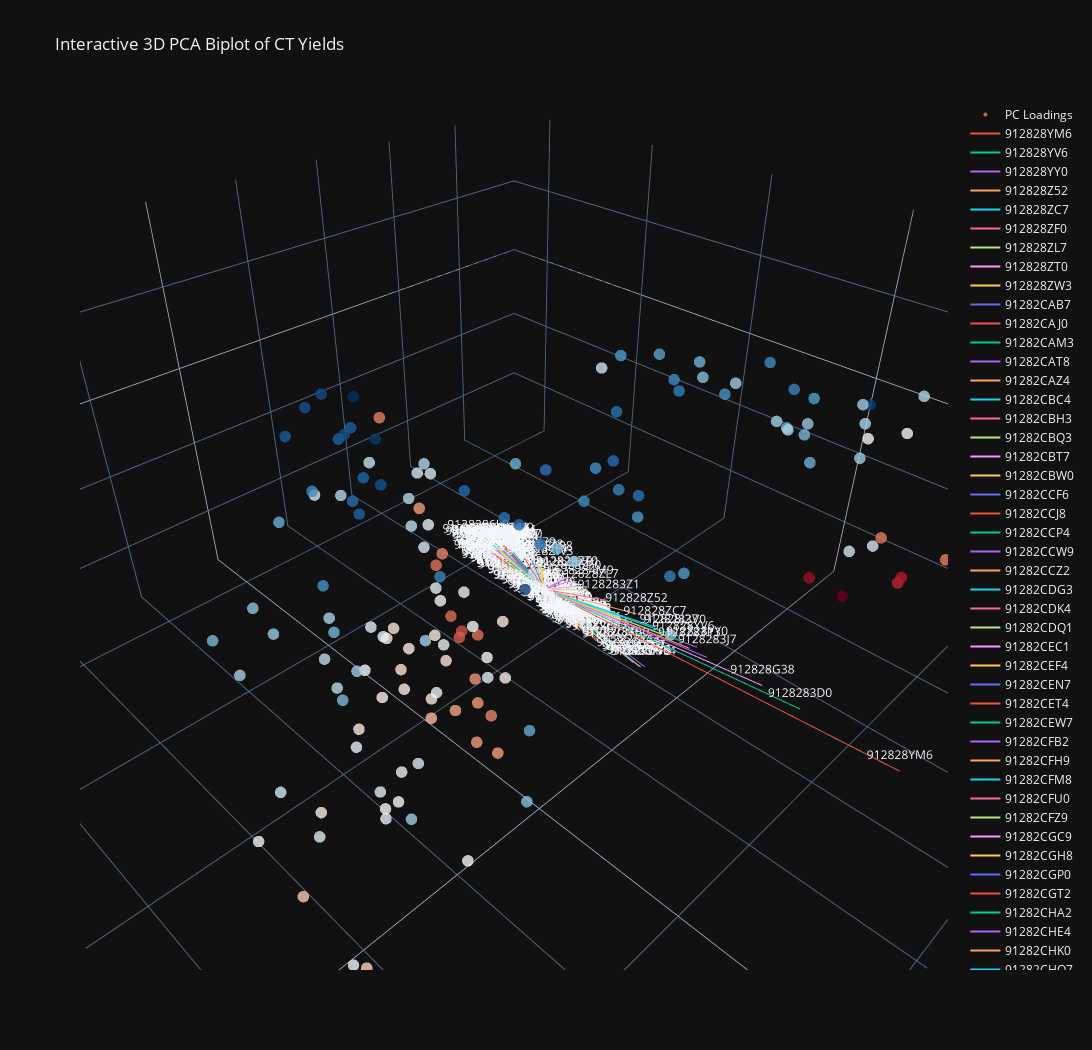

Source (notebook cell):
### Code cell
pc3_ct_df = run_pca_yield_curve(
    df=cusips_ts_df.set_index("Date"),
    is_cusips=True,
    n_components=3,
    # run_on_diff=True,
    show_cumul_ex_var=True,
    show_eigenvectors=True,
    show_pc_scores_timeseries=True,
    show_reconstructed=True,
    show_3d_plot=True
)

### Figure 1 — Plotly figure (JSON) as saved in the notebook; plotly's stock layout.template omitted (floating-point values rounded to 4 significant figures; data arrays with more than 128 entries replaced by an {"elided": "..."} marker saying what was removed)
{"data": [{"hoverinfo": "text", "marker": {"color": {"elided": "166 float values"}, "colorscale": [[0, "rgb(103,0,31)"], [0.1, "rgb(178,24,43)"], [0.2, "rgb(214,96,77)"], [0.3, "rgb(244,165,130)"], [0.4, "rgb(253,219,199)"], [0.5, "rgb(247,247,247)"], [0.6, "rgb(209,229,240)"], [0.7, "rgb(146,197,222)"], [0.8, "rgb(67,147,195)"], [0.9, "rgb(33,102,172)"], [1, "rgb(5,48,97)"]], "opacity": 0.8, "size": 4}, "mode": "markers", "name": "PC Loadings", "text": {"elided": "166 str values"}, "type": "scatter3d", "x": {"elided": "166 float values"}, "y": {"elided": "166 float values"}, "z": {"elided": "166 float values"}}, {"hoverinfo": "text", "mode": "lines+text", "name": "912828YM6", "text": ["", "912828YM6"], "textposition": "top center", "type": "scatter3d", "x": [0, 0.01048], "y": [0, 0.3694], "z": [0, 0.1407]}, {"hoverinfo": "text", "mode": "lines+text", "name": "912828YV6", "text": ["", "912828YV6"], "textposition": "top center", "type": "scatter3d", "x": [0, 0.02983], "y": [0, 0.1666], "z": [0, 0.1582]}, {"hoverinfo": "text", "mode": "lines+text", "name": "912828YY0", "text": ["", "912828YY0"], "textposition": "top center", "type": "scatter3d", "x": [0, 0.02967], "y": [0, 0.1809], "z": [0, 0.1696]}, {"hoverinfo": "text", "mode": "lines+text", "name": "912828Z52", "text": ["", "912828Z52"], "textposition": "top center", "type": "scatter3d", "x": [0, 0.03959], "y": [0, 0.115], "z": [0, 0.1635]}, {"hoverinfo": "text", "mode": "lines+text", "name": "912828ZC7", "text": ["", "912828ZC7"], "textposition": "top center", "type": "scatter3d", "x": [0, 0.04315], "y": [0, 0.1362], "z": [0, 0.1542]}, {"hoverinfo": "text", "mode": "lines+text", "name": "912828ZF0", "text": ["", "912828ZF0"], "textposition": "top center", "type": "scatter3d", "x": [0, 0.0507], "y": [0, 0.03641], "z": [0, 0.1385]}, {"hoverinfo": "text", "mode": "lines+text", "name": "912828ZL7", "text": ["", "912828ZL7"], "textposition": "top center", "type": "scatter3d", "x": [0, 0.0547], "y": [0, 0.05821], "z": [0, 0.1462]}, {"hoverinfo": "text", "mode": "lines+text", "name": "912828ZT0", "text": ["", "912828ZT0"], "textposition": "top center", "type": "scatter3d", "x": [0, 0.06202], "y": [0, 0.03271], "z": [0, 0.1521]}, {"hoverinfo": "text", "mode": "lines+text", "name": "912828ZW3", "text": ["", "912828ZW3"], "textposition": "top center", "type": "scatter3d", "x": [0, 0.06665], "y": [0, -0.001905], "z": [0, 0.1223]}, {"hoverinfo": "text", "mode": "lines+text", "name": "91282CAB7", "text": ["", "91282CAB7"], "textposition": "top center", "type": "scatter3d", "x": [0, 0.0716], "y": [0, -0.04339], "z": [0, 0.1198]}, {"hoverinfo": "text", "mode": "lines+text", "name": "91282CAJ0", "text": ["", "91282CAJ0"], "textposition": "top center", "type": "scatter3d", "x": [0, 0.07362], "y": [0, -0.05187], "z": [0, 0.1236]}, {"hoverinfo": "text", "mode": "lines+text", "name": "91282CAM3", "text": ["", "91282CAM3"], "textposition": "top center", "type": "scatter3d", "x": [0, 0.07726], "y": [0, -0.06256], "z": [0, 0.1114]}, {"hoverinfo": "text", "mode": "lines+text", "name": "91282CAT8", "text": ["", "91282CAT8"], "textposition": "top center", "type": "scatter3d", "x": [0, 0.07964], "y": [0, -0.0572], "z": [0, 0.1027]}, {"hoverinfo": "text", "mode": "lines+text", "name": "91282CAZ4", "text": ["", "91282CAZ4"], "textposition": "top center", "type": "scatter3d", "x": [0, 0.08182], "y": [0, -0.05736], "z": [0, 0.1006]}, {"hoverinfo": "text", "mode": "lines+text", "name": "91282CBC4", "text": ["", "91282CBC4"], "textposition": "top center", "type": "scatter3d", "x": [0, 0.08382], "y": [0, -0.04696], "z": [0, 0.0978]}, {"hoverinfo": "text", "mode": "lines+text", "name": "91282CBH3", "text": ["", "91282CBH3"], "textposition": "top center", "type": "scatter3d", "x": [0, 0.0853], "y": [0, -0.05855], "z": [0, 0.08937]}, {"hoverinfo": "text", "mode": "lines+text", "name": "91282CBQ3", "text": ["", "91282CBQ3"], "textposition": "top center", "type": "scatter3d", "x": [0, 0.08535], "y": [0, -0.05446], "z": [0, 0.08215]}, {"hoverinfo": "text", "mode": "lines+text", "name": "91282CBT7", "text": ["", "91282CBT7"], "textposition": "top center", "type": "scatter3d", "x": [0, 0.08616], "y": [0, -0.05362], "z": [0, 0.07779]}, {"hoverinfo": "text", "mode": "lines+text", "name": "91282CBW0", "text": ["", "91282CBW0"], "textposition": "top center", "type": "scatter3d", "x": [0, 0.08718], "y": [0, -0.06974], "z": [0, 0.0622]}, {"hoverinfo": "text", "mode": "lines+text", "name": "91282CCF6", "text": ["", "91282CCF6"], "textposition": "top center", "type": "scatter3d", "x": [0, 0.08831], "y": [0, -0.06432], "z": [0, 0.05377]}, {"hoverinfo": "text", "mode": "lines+text", "name": "91282CCJ8", "text": ["", "91282CCJ8"], "textposition": "top center", "type": "scatter3d", "x": [0, 0.08776], "y": [0, -0.05847], "z": [0, 0.04968]}, {"hoverinfo": "text", "mode": "lines+text", "name": "91282CCP4", "text": ["", "91282CCP4"], "textposition": "top center", "type": "scatter3d", "x": [0, 0.08892], "y": [0, -0.07817], "z": [0, 0.03953]}, {"hoverinfo": "text", "mode": "lines+text", "name": "91282CCW9", "text": ["", "91282CCW9"], "textposition": "top center", "type": "scatter3d", "x": [0, 0.08956], "y": [0, -0.07603], "z": [0, 0.03244]}, {"hoverinfo": "text", "mode": "lines+text", "name": "91282CCZ2", "text": ["", "91282CCZ2"], "textposition": "top center", "type": "scatter3d", "x": [0, 0.08989], "y": [0, -0.05584], "z": [0, 0.02318]}, {"hoverinfo": "text", "mode": "lines+text", "name": "91282CDG3", "text": ["", "91282CDG3"], "textposition": "top center", "type": "scatter3d", "x": [0, 0.0898], "y": [0, -0.06685], "z": [0, 0.02148]}, {"hoverinfo": "text", "mode": "lines+text", "name": "91282CDK4", "text": ["", "91282CDK4"], "textposition": "top center", "type": "scatter3d", "x": [0, 0.09002], "y": [0, -0.06609], "z": [0, 0.016]}, {"hoverinfo": "text", "mode": "lines+text", "name": "91282CDQ1", "text": ["", "91282CDQ1"], "textposition": "top center", "type": "scatter3d", "x": [0, 0.09011], "y": [0, -0.05965], "z": [0, 0.007031]}, {"hoverinfo": "text", "mode": "lines+text", "name": "91282CEC1", "text": ["", "91282CEC1"], "textposition": "top center", "type": "scatter3d", "x": [0, 0.08946], "y": [0, -0.07222], "z": [0, 0.000131]}, {"hoverinfo": "text", "mode": "lines+text", "name": "91282CEF4", "text": ["", "91282CEF4"], "textposition": "top center", "type": "scatter3d", "x": [0, 0.08952], "y": [0, -0.07695], "z": [0, -0.01289]}, {"hoverinfo": "text", "mode": "lines+text", "name": "91282CEN7", "text": ["", "91282CEN7"], "textposition": "top center", "type": "scatter3d", "x": [0, 0.08928], "y": [0, -0.06408], "z": [0, -0.01299]}, {"hoverinfo": "text", "mode": "lines+text", "name": "91282CET4", "text": ["", "91282CET4"], "textposition": "top center", "type": "scatter3d", "x": [0, 0.0891], "y": [0, -0.06294], "z": [0, -0.01615]}, {"hoverinfo": "text", "mode": "lines+text", "name": "91282CEW7", "text": ["", "91282CEW7"], "textposition": "top center", "type": "scatter3d", "x": [0, 0.08876], "y": [0, -0.06308], "z": [0, -0.02057]}, {"hoverinfo": "text", "mode": "lines+text", "name": "91282CFB2", "text": ["", "91282CFB2"], "textposition": "top center", "type": "scatter3d", "x": [0, 0.08843], "y": [0, -0.05188], "z": [0, -0.02126]}, {"hoverinfo": "text", "mode": "lines+text", "name": "91282CFH9", "text": ["", "91282CFH9"], "textposition": "top center", "type": "scatter3d", "x": [0, 0.08813], "y": [0, -0.05239], "z": [0, -0.02569]}, {"hoverinfo": "text", "mode": "lines+text", "name": "91282CFM8", "text": ["", "91282CFM8"], "textposition": "top center", "type": "scatter3d", "x": [0, 0.08906], "y": [0, -0.06324], "z": [0, -0.03144]}, {"hoverinfo": "text", "mode": "lines+text", "name": "91282CFU0", "text": ["", "91282CFU0"], "textposition": "top center", "type": "scatter3d", "x": [0, 0.08796], "y": [0, -0.04374], "z": [0, -0.03585]}, {"hoverinfo": "text", "mode": "lines+text", "name": "91282CFZ9", "text": ["", "91282CFZ9"], "textposition": "top center", "type": "scatter3d", "x": [0, 0.08722], "y": [0, -0.02898], "z": [0, -0.03447]}, {"hoverinfo": "text", "mode": "lines+text", "name": "91282CGC9", "text": ["", "91282CGC9"], "textposition": "top center", "type": "scatter3d", "x": [0, 0.08786], "y": [0, -0.04087], "z": [0, -0.03641]}, {"hoverinfo": "text", "mode": "lines+text", "name": "91282CGH8", "text": ["", "91282CGH8"], "textposition": "top center", "type": "scatter3d", "x": [0, 0.08634], "y": [0, -0.01895], "z": [0, -0.03765]}, {"hoverinfo": "text", "mode": "lines+text", "name": "91282CGP0", "text": ["", "91282CGP0"], "textposition": "top center", "type": "scatter3d", "x": [0, 0.08605], "y": [0, -0.01896], "z": [0, -0.04116]}, {"hoverinfo": "text", "mode": "lines+text", "name": "91282CGT2", "text": ["", "91282CGT2"], "textposition": "top center", "type": "scatter3d", "x": [0, 0.08587], "y": [0, -0.009242], "z": [0, -0.04317]}, {"hoverinfo": "text", "mode": "lines+text", "name": "91282CHA2", "text": ["", "91282CHA2"], "textposition": "top center", "type": "scatter3d", "x": [0, 0.08516], "y": [0, 0.0005362], "z": [0, -0.04405]}, {"hoverinfo": "text", "mode": "lines+text", "name": "91282CHE4", "text": ["", "91282CHE4"], "textposition": "top center", "type": "scatter3d", "x": [0, 0.08436], "y": [0, 0.0068], "z": [0, -0.04524]}, {"hoverinfo": "text", "mode": "lines+text", "name": "91282CHK0", "text": ["", "91282CHK0"], "textposition": "top center", "type": "scatter3d", "x": [0, 0.0844], "y": [0, 0.006563], "z": [0, -0.04667]}, {"hoverinfo": "text", "mode": "lines+text", "name": "91282CHQ7", "text": ["", "91282CHQ7"], "textposition": "top center", "type": "scatter3d", "x": [0, 0.08357], "y": [0, 0.01845], "z": [0, -0.04718]}, {"hoverinfo": "text", "mode": "lines+text", "name": "91282CHX2", "text": ["", "91282CHX2"], "textposition": "top center", "type": "scatter3d", "x": [0, 0.08313], "y": [0, 0.02472], "z": [0, -0.04765]}, {"hoverinfo": "text", "mode": "lines+text", "name": "91282CJA0", "text": ["", "91282CJA0"], "textposition": "top center", "type": "scatter3d", "x": [0, 0.08298], "y": [0, 0.02349], "z": [0, -0.05133]}, {"hoverinfo": "text", "mode": "lines+text", "name": "91282CJF9", "text": ["", "91282CJF9"], "textposition": "top center", "type": "scatter3d", "x": [0, 0.08255], "y": [0, 0.03117], "z": [0, -0.0532]}, {"hoverinfo": "text", "mode": "lines+text", "name": "91282CJN2", "text": ["", "91282CJN2"], "textposition": "top center", "type": "scatter3d", "x": [0, 0.08163], "y": [0, 0.04716], "z": [0, -0.0536]}, {"hoverinfo": "text", "mode": "lines+text", "name": "91282CJR3", "text": ["", "91282CJR3"], "textposition": "top center", "type": "scatter3d", "x": [0, 0.0816], "y": [0, 0.04311], "z": [0, -0.0521]}, {"hoverinfo": "text", "mode": "lines+text", "name": "91282CJW2", "text": ["", "91282CJW2"], "textposition": "top center", "type": "scatter3d", "x": [0, 0.08101], "y": [0, 0.05234], "z": [0, -0.05222]}, {"hoverinfo": "text", "mode": "lines+text", "name": "9128283D0", "text": ["", "9128283D0"], "textposition": "top center", "type": "scatter3d", "x": [0, 0.01407], "y": [0, 0.2822], "z": [0, 0.1575]}, {"hoverinfo": "text", "mode": "lines+text", "name": "9128283J7", "text": ["", "9128283J7"], "textposition": "top center", "type": "scatter3d", "x": [0, 0.02741], "y": [0, 0.192], "z": [0, 0.1501]}, {"hoverinfo": "text", "mode": "lines+text", "name": "9128283P3", "text": ["", "9128283P3"], "textposition": "top center", "type": "scatter3d", "x": [0, 0.0316], "y": [0, 0.1736], "z": [0, 0.1455]}, {"hoverinfo": "text", "mode": "lines+text", "name": "9128283V0", "text": ["", "9128283V0"], "textposition": "top center", "type": "scatter3d", "x": [0, 0.03694], "y": [0, 0.1574], "z": [0, 0.1664]}, {"hoverinfo": "text", "mode": "lines+text", "name": "9128283Z1", "text": ["", "9128283Z1"], "textposition": "top center", "type": "scatter3d", "x": [0, 0.04605], "y": [0, 0.08187], "z": [0, 0.1494]}, {"hoverinfo": "text", "mode": "lines+text", "name": "9128284F4", "text": ["", "9128284F4"], "textposition": "top center", "type": "scatter3d", "x": [0, 0.05401], "y": [0, -0.006365], "z": [0, 0.1227]}, {"hoverinfo": "text", "mode": "lines+text", "name": "9128284M9", "text": ["", "9128284M9"], "textposition": "top center", "type": "scatter3d", "x": [0, 0.0554], "y": [0, 0.04922], "z": [0, 0.1433]}, {"hoverinfo": "text", "mode": "lines+text", "name": "9128284R8", "text": ["", "9128284R8"], "textposition": "top center", "type": "scatter3d", "x": [0, 0.06446], "y": [0, -0.0004379], "z": [0, 0.1525]}, {"hoverinfo": "text", "mode": "lines+text", "name": "912828XZ8", "text": ["", "912828XZ8"], "textposition": "top center", "type": "scatter3d", "x": [0, 0.07007], "y": [0, -0.01198], "z": [0, 0.1358]}, {"hoverinfo": "text", "mode": "lines+text", "name": "912828Y79", "text": ["", "912828Y79"], "textposition": "top center", "type": "scatter3d", "x": [0, 0.07146], "y": [0, -0.02216], "z": [0, 0.1242]}, {"hoverinfo": "text", "mode": "lines+text", "name": "9128284Z0", "text": ["", "9128284Z0"], "textposition": "top center", "type": "scatter3d", "x": [0, 0.07355], "y": [0, -0.04047], "z": [0, 0.1269]}, {"hoverinfo": "text", "mode": "lines+text", "name": "9128285C0", "text": ["", "9128285C0"], "textposition": "top center", "type": "scatter3d", "x": [0, 0.07669], "y": [0, -0.04964], "z": [0, 0.1129]}, {"hoverinfo": "text", "mode": "lines+text", "name": "9128285J5", "text": ["", "9128285J5"], "textposition": "top center", "type": "scatter3d", "x": [0, 0.07959], "y": [0, -0.05654], "z": [0, 0.104]}, {"hoverinfo": "text", "mode": "lines+text", "name": "9128285N6", "text": ["", "9128285N6"], "textposition": "top center", "type": "scatter3d", "x": [0, 0.08169], "y": [0, -0.06528], "z": [0, 0.09664]}, {"hoverinfo": "text", "mode": "lines+text", "name": "9128285T3", "text": ["", "9128285T3"], "textposition": "top center", "type": "scatter3d", "x": [0, 0.08319], "y": [0, -0.05199], "z": [0, 0.09762]}, {"hoverinfo": "text", "mode": "lines+text", "name": "9128286A3", "text": ["", "9128286A3"], "textposition": "top center", "type": "scatter3d", "x": [0, 0.08604], "y": [0, -0.05938], "z": [0, 0.09504]}, {"hoverinfo": "text", "mode": "lines+text", "name": "9128286F2", "text": ["", "9128286F2"], "textposition": "top center", "type": "scatter3d", "x": [0, 0.08593], "y": [0, -0.06535], "z": [0, 0.08431]}, {"hoverinfo": "text", "mode": "lines+text", "name": "9128286L9", "text": ["", "9128286L9"], "textposition": "top center", "type": "scatter3d", "x": [0, 0.08534], "y": [0, -0.08707], "z": [0, 0.07325]}, {"hoverinfo": "text", "mode": "lines+text", "name": "9128286S4", "text": ["", "9128286S4"], "textposition": "top center", "type": "scatter3d", "x": [0, 0.08722], "y": [0, -0.07978], "z": [0, 0.06314]}, {"hoverinfo": "text", "mode": "lines+text", "name": "9128286X3", "text": ["", "9128286X3"], "textposition": "top center", "type": "scatter3d", "x": [0, 0.08858], "y": [0, -0.0757], "z": [0, 0.05277]}, {"hoverinfo": "text", "mode": "lines+text", "name": "9128287B0", "text": ["", "9128287B0"], "textposition": "top center", "type": "scatter3d", "x": [0, 0.08718], "y": [0, -0.04181], "z": [0, 0.05896]}, {"hoverinfo": "text", "mode": "lines+text", "name": "912828Y95", "text": ["", "912828Y95"], "textposition": "top center", "type": "scatter3d", "x": [0, 0.08857], "y": [0, -0.08173], "z": [0, 0.04473]}, {"hoverinfo": "text", "mode": "lines+text", "name": "912828YD6", "text": ["", "912828YD6"], "textposition": "top center", "type": "scatter3d", "x": [0, 0.08987], "y": [0, -0.088], "z": [0, 0.03752]}, {"hoverinfo": "text", "mode": "lines+text", "name": "912828YG9", "text": ["", "912828YG9"], "textposition": "top center", "type": "scatter3d", "x": [0, 0.0892], "y": [0, -0.0555], "z": [0, 0.0343]}, {"hoverinfo": "text", "mode": "lines+text", "name": "912828YQ7", "text": ["", "912828YQ7"], "textposition": "top center", "type": "scatter3d", "x": [0, 0.08873], "y": [0, -0.06543], "z": [0, 0.02278]}, {"hoverinfo": "text", "mode": "lines+text", "name": "912828YU8", "text": ["", "912828YU8"], "textposition": "top center", "type": "scatter3d", "x": [0, 0.08913], "y": [0, -0.05012], "z": [0, 0.02599]}, {"hoverinfo": "text", "mode": "lines+text", "name": "912828YX2", "text": ["", "912828YX2"], "textposition": "top center", "type": "scatter3d", "x": [0, 0.08946], "y": [0, -0.0668], "z": [0, 0.01388]}, {"hoverinfo": "text", "mode": "lines+text", "name": "912828Z78", "text": ["", "912828Z78"], "textposition": "top center", "type": "scatter3d", "x": [0, 0.08922], "y": [0, -0.05934], "z": [0, 0.005238]}, {"hoverinfo": "text", "mode": "lines+text", "name": "912828ZB9", "text": ["", "912828ZB9"], "textposition": "top center", "type": "scatter3d", "x": [0, 0.08805], "y": [0, -0.05923], "z": [0, 0.003355]}, {"hoverinfo": "text", "mode": "lines+text", "name": "912828ZE3", "text": ["", "912828ZE3"], "textposition": "top center", "type": "scatter3d", "x": [0, 0.0876], "y": [0, -0.04855], "z": [0, -0.002838]}, {"hoverinfo": "text", "mode": "lines+text", "name": "912828ZN3", "text": ["", "912828ZN3"], "textposition": "top center", "type": "scatter3d", "x": [0, 0.08901], "y": [0, -0.05355], "z": [0, -0.0133]}, {"hoverinfo": "text", "mode": "lines+text", "name": "912828ZS2", "text": ["", "912828ZS2"], "textposition": "top center", "type": "scatter3d", "x": [0, 0.08902], "y": [0, -0.05704], "z": [0, -0.01686]}, {"hoverinfo": "text", "mode": "lines+text", "name": "912828ZV5", "text": ["", "912828ZV5"], "textposition": "top center", "type": "scatter3d", "x": [0, 0.08789], "y": [0, -0.04509], "z": [0, -0.02094]}, {"hoverinfo": "text", "mode": "lines+text", "name": "91282CAD3", "text": ["", "91282CAD3"], "textposition": "top center", "type": "scatter3d", "x": [0, 0.08863], "y": [0, -0.03685], "z": [0, -0.01869]}, {"hoverinfo": "text", "mode": "lines+text", "name": "91282CAH4", "text": ["", "91282CAH4"], "textposition": "top center", "type": "scatter3d", "x": [0, 0.08843], "y": [0, -0.04107], "z": [0, -0.02736]}, {"hoverinfo": "text", "mode": "lines+text", "name": "91282CAL5", "text": ["", "91282CAL5"], "textposition": "top center", "type": "scatter3d", "x": [0, 0.08808], "y": [0, -0.02869], "z": [0, -0.03004]}, {"hoverinfo": "text", "mode": "lines+text", "name": "91282CAU5", "text": ["", "91282CAU5"], "textposition": "top center", "type": "scatter3d", "x": [0, 0.08754], "y": [0, -0.01387], "z": [0, -0.0302]}, {"hoverinfo": "text", "mode": "lines+text", "name": "91282CAY7", "text": ["", "91282CAY7"], "textposition": "top center", "type": "scatter3d", "x": [0, 0.08721], "y": [0, -0.01349], "z": [0, -0.03041]}, {"hoverinfo": "text", "mode": "lines+text", "name": "91282CBB6", "text": ["", "91282CBB6"], "textposition": "top center", "type": "scatter3d", "x": [0, 0.08687], "y": [0, -0.006462], "z": [0, -0.03129]}, {"hoverinfo": "text", "mode": "lines+text", "name": "91282CBJ9", "text": ["", "91282CBJ9"], "textposition": "top center", "type": "scatter3d", "x": [0, 0.08628], "y": [0, 0.003156], "z": [0, -0.03396]}, {"hoverinfo": "text", "mode": "lines+text", "name": "91282CBP5", "text": ["", "91282CBP5"], "textposition": "top center", "type": "scatter3d", "x": [0, 0.08547], "y": [0, 0.008054], "z": [0, -0.03572]}, {"hoverinfo": "text", "mode": "lines+text", "name": "91282CBS9", "text": ["", "91282CBS9"], "textposition": "top center", "type": "scatter3d", "x": [0, 0.08505], "y": [0, 0.01066], "z": [0, -0.03956]}, {"hoverinfo": "text", "mode": "lines+text", "name": "91282CBZ3", "text": ["", "91282CBZ3"], "textposition": "top center", "type": "scatter3d", "x": [0, 0.08464], "y": [0, 0.01725], "z": [0, -0.0422]}, {"hoverinfo": "text", "mode": "lines+text", "name": "91282CCE9", "text": ["", "91282CCE9"], "textposition": "top center", "type": "scatter3d", "x": [0, 0.08413], "y": [0, 0.01823], "z": [0, -0.04436]}, {"hoverinfo": "text", "mode": "lines+text", "name": "91282CCH2", "text": ["", "91282CCH2"], "textposition": "top center", "type": "scatter3d", "x": [0, 0.0837], "y": [0, 0.01607], "z": [0, -0.04422]}, {"hoverinfo": "text", "mode": "lines+text", "name": "91282CCR0", "text": ["", "91282CCR0"], "textposition": "top center", "type": "scatter3d", "x": [0, 0.08301], "y": [0, 0.02651], "z": [0, -0.04514]}, {"hoverinfo": "text", "mode": "lines+text", "name": "91282CCV1", "text": ["", "91282CCV1"], "textposition": "top center", "type": "scatter3d", "x": [0, 0.0829], "y": [0, 0.02514], "z": [0, -0.04865]}, {"hoverinfo": "text", "mode": "lines+text", "name": "91282CCY5", "text": ["", "91282CCY5"], "textposition": "top center", "type": "scatter3d", "x": [0, 0.08253], "y": [0, 0.02517], "z": [0, -0.05033]}, {"hoverinfo": "text", "mode": "lines+text", "name": "91282CDF5", "text": ["", "91282CDF5"], "textposition": "top center", "type": "scatter3d", "x": [0, 0.08212], "y": [0, 0.03699], "z": [0, -0.05106]}, {"hoverinfo": "text", "mode": "lines+text", "name": "91282CDL2", "text": ["", "91282CDL2"], "textposition": "top center", "type": "scatter3d", "x": [0, 0.08172], "y": [0, 0.03578], "z": [0, -0.05275]}, {"hoverinfo": "text", "mode": "lines+text", "name": "91282CDP3", "text": ["", "91282CDP3"], "textposition": "top center", "type": "scatter3d", "x": [0, 0.08177], "y": [0, 0.04324], "z": [0, -0.05297]}, {"hoverinfo": "text", "mode": "lines+text", "name": "91282CDW8", "text": ["", "91282CDW8"], "textposition": "top center", "type": "scatter3d", "x": [0, 0.08083], "y": [0, 0.04834], "z": [0, -0.05626]}, {"hoverinfo": "text", "mode": "lines+text", "name": "91282CEB3", "text": ["", "91282CEB3"], "textposition": "top center", "type": "scatter3d", "x": [0, 0.08056], "y": [0, 0.0512], "z": [0, -0.05741]}, {"hoverinfo": "text", "mode": "lines+text", "name": "91282CEE7", "text": ["", "91282CEE7"], "textposition": "top center", "type": "scatter3d", "x": [0, 0.08034], "y": [0, 0.04695], "z": [0, -0.05978]}, {"hoverinfo": "text", "mode": "lines+text", "name": "91282CEM9", "text": ["", "91282CEM9"], "textposition": "top center", "type": "scatter3d", "x": [0, 0.08033], "y": [0, 0.04565], "z": [0, -0.06077]}, {"hoverinfo": "text", "mode": "lines+text", "name": "91282CES6", "text": ["", "91282CES6"], "textposition": "top center", "type": "scatter3d", "x": [0, 0.08008], "y": [0, 0.04419], "z": [0, -0.06355]}, {"hoverinfo": "text", "mode": "lines+text", "name": "91282CEV9", "text": ["", "91282CEV9"], "textposition": "top center", "type": "scatter3d", "x": [0, 0.07985], "y": [0, 0.03986], "z": [0, -0.06423]}, {"hoverinfo": "text", "mode": "lines+text", "name": "91282CFC0", "text": ["", "91282CFC0"], "textposition": "top center", "type": "scatter3d", "x": [0, 0.07923], "y": [0, 0.04204], "z": [0, -0.06667]}, {"hoverinfo": "text", "mode": "lines+text", "name": "91282CFJ5", "text": ["", "91282CFJ5"], "textposition": "top center", "type": "scatter3d", "x": [0, 0.07933], "y": [0, 0.04038], "z": [0, -0.06865]}, {"hoverinfo": "text", "mode": "lines+text", "name": "91282CFL0", "text": ["", "91282CFL0"], "textposition": "top center", "type": "scatter3d", "x": [0, 0.07918], "y": [0, 0.03814], "z": [0, -0.07128]}, {"hoverinfo": "text", "mode": "lines+text", "name": "91282CFT3", "text": ["", "91282CFT3"], "textposition": "top center", "type": "scatter3d", "x": [0, 0.07882], "y": [0, 0.04224], "z": [0, -0.07385]}, {"hoverinfo": "text", "mode": "lines+text", "name": "91282CFY2", "text": ["", "91282CFY2"], "textposition": "top center", "type": "scatter3d", "x": [0, 0.07877], "y": [0, 0.04409], "z": [0, -0.07243]}, {"hoverinfo": "text", "mode": "lines+text", "name": "91282CGB1", "text": ["", "91282CGB1"], "textposition": "top center", "type": "scatter3d", "x": [0, 0.07831], "y": [0, 0.04743], "z": [0, -0.07315]}, {"hoverinfo": "text", "mode": "lines+text", "name": "91282CGJ4", "text": ["", "91282CGJ4"], "textposition": "top center", "type": "scatter3d", "x": [0, 0.07792], "y": [0, 0.04749], "z": [0, -0.07404]}, {"hoverinfo": "text", "mode": "lines+text", "name": "91282CGQ8", "text": ["", "91282CGQ8"], "textposition": "top center", "type": "scatter3d", "x": [0, 0.07791], "y": [0, 0.04547], "z": [0, -0.07748]}, {"hoverinfo": "text", "mode": "lines+text", "name": "91282CGS4", "text": ["", "91282CGS4"], "textposition": "top center", "type": "scatter3d", "x": [0, 0.07726], "y": [0, 0.04765], "z": [0, -0.07622]}, {"hoverinfo": "text", "mode": "lines+text", "name": "91282CGZ8", "text": ["", "91282CGZ8"], "textposition": "top center", "type": "scatter3d", "x": [0, 0.07716], "y": [0, 0.04986], "z": [0, -0.07613]}, {"hoverinfo": "text", "mode": "lines+text", "name": "91282CHF1", "text": ["", "91282CHF1"], "textposition": "top center", "type": "scatter3d", "x": [0, 0.0768], "y": [0, 0.0523], "z": [0, -0.07767]}, {"hoverinfo": "text", "mode": "lines+text", "name": "91282CHJ3", "text": ["", "91282CHJ3"], "textposition": "top center", "type": "scatter3d", "x": [0, 0.07663], "y": [0, 0.05978], "z": [0, -0.07647]}, {"hoverinfo": "text", "mode": "lines+text", "name": "91282CHR5", "text": ["", "91282CHR5"], "textposition": "top center", "type": "scatter3d", "x": [0, 0.07607], "y": [0, 0.06113], "z": [0, -0.07798]}, {"hoverinfo": "text", "mode": "lines+text", "name": "91282CHW4", "text": ["", "91282CHW4"], "textposition": "top center", "type": "scatter3d", "x": [0, 0.07592], "y": [0, 0.05996], "z": [0, -0.07836]}, {"hoverinfo": "text", "mode": "lines+text", "name": "91282CHZ7", "text": ["", "91282CHZ7"], "textposition": "top center", "type": "scatter3d", "x": [0, 0.0757], "y": [0, 0.06356], "z": [0, -0.07784]}, {"hoverinfo": "text", "mode": "lines+text", "name": "91282CJG7", "text": ["", "91282CJG7"], "textposition": "top center", "type": "scatter3d", "x": [0, 0.07573], "y": [0, 0.06312], "z": [0, -0.0802]}, {"hoverinfo": "text", "mode": "lines+text", "name": "91282CJM4", "text": ["", "91282CJM4"], "textposition": "top center", "type": "scatter3d", "x": [0, 0.07493], "y": [0, 0.07323], "z": [0, -0.07902]}, {"hoverinfo": "text", "mode": "lines+text", "name": "91282CJQ5", "text": ["", "91282CJQ5"], "textposition": "top center", "type": "scatter3d", "x": [0, 0.0744], "y": [0, 0.08044], "z": [0, -0.07601]}, {"hoverinfo": "text", "mode": "lines+text", "name": "91282CJX0", "text": ["", "91282CJX0"], "textposition": "top center", "type": "scatter3d", "x": [0, 0.07394], "y": [0, 0.09209], "z": [0, -0.07471]}, {"hoverinfo": "text", "mode": "lines+text", "name": "912828G38", "text": ["", "912828G38"], "textposition": "top center", "type": "scatter3d", "x": [0, 0.02083], "y": [0, 0.2466], "z": [0, 0.1663]}, {"hoverinfo": "text", "mode": "lines+text", "name": "912828J27", "text": ["", "912828J27"], "textposition": "top center", "type": "scatter3d", "x": [0, 0.04069], "y": [0, 0.1518], "z": [0, 0.1439]}, {"hoverinfo": "text", "mode": "lines+text", "name": "912828XB1", "text": ["", "912828XB1"], "textposition": "top center", "type": "scatter3d", "x": [0, 0.05957], "y": [0, 0.03289], "z": [0, 0.1459]}, {"hoverinfo": "text", "mode": "lines+text", "name": "912828K74", "text": ["", "912828K74"], "textposition": "top center", "type": "scatter3d", "x": [0, 0.07245], "y": [0, -0.04952], "z": [0, 0.1274]}, {"hoverinfo": "text", "mode": "lines+text", "name": "912828M56", "text": ["", "912828M56"], "textposition": "top center", "type": "scatter3d", "x": [0, 0.08083], "y": [0, -0.05042], "z": [0, 0.1005]}, {"hoverinfo": "text", "mode": "lines+text", "name": "912828P46", "text": ["", "912828P46"], "textposition": "top center", "type": "scatter3d", "x": [0, 0.08581], "y": [0, -0.06204], "z": [0, 0.08413]}, {"hoverinfo": "text", "mode": "lines+text", "name": "912828R36", "text": ["", "912828R36"], "textposition": "top center", "type": "scatter3d", "x": [0, 0.08776], "y": [0, -0.08001], "z": [0, 0.05873]}, {"hoverinfo": "text", "mode": "lines+text", "name": "9128282A7", "text": ["", "9128282A7"], "textposition": "top center", "type": "scatter3d", "x": [0, 0.08978], "y": [0, -0.09283], "z": [0, 0.0391]}, {"hoverinfo": "text", "mode": "lines+text", "name": "912828U24", "text": ["", "912828U24"], "textposition": "top center", "type": "scatter3d", "x": [0, 0.08959], "y": [0, -0.07154], "z": [0, 0.02083]}, {"hoverinfo": "text", "mode": "lines+text", "name": "912828V98", "text": ["", "912828V98"], "textposition": "top center", "type": "scatter3d", "x": [0, 0.08808], "y": [0, -0.07259], "z": [0, 0.004251]}, {"hoverinfo": "text", "mode": "lines+text", "name": "912828X88", "text": ["", "912828X88"], "textposition": "top center", "type": "scatter3d", "x": [0, 0.08785], "y": [0, -0.05239], "z": [0, -0.008694]}, {"hoverinfo": "text", "mode": "lines+text", "name": "9128282R0", "text": ["", "9128282R0"], "textposition": "top center", "type": "scatter3d", "x": [0, 0.08811], "y": [0, -0.04548], "z": [0, -0.01958]}, {"hoverinfo": "text", "mode": "lines+text", "name": "9128283F5", "text": ["", "9128283F5"], "textposition": "top center", "type": "scatter3d", "x": [0, 0.0875], "y": [0, -0.01638], "z": [0, -0.02699]}, {"hoverinfo": "text", "mode": "lines+text", "name": "9128283W8", "text": ["", "9128283W8"], "textposition": "top center", "type": "scatter3d", "x": [0, 0.08542], "y": [0, 0.003025], "z": [0, -0.02907]}, {"hoverinfo": "text", "mode": "lines+text", "name": "9128284N7", "text": ["", "9128284N7"], "textposition": "top center", "type": "scatter3d", "x": [0, 0.08408], "y": [0, 0.01286], "z": [0, -0.03831]}, {"hoverinfo": "text", "mode": "lines+text", "name": "9128284V9", "text": ["", "9128284V9"], "textposition": "top center", "type": "scatter3d", "x": [0, 0.08264], "y": [0, 0.02294], "z": [0, -0.03929]}, {"hoverinfo": "text", "mode": "lines+text", "name": "9128285M8", "text": ["", "9128285M8"], "textposition": "top center", "type": "scatter3d", "x": [0, 0.08179], "y": [0, 0.04469], "z": [0, -0.04762]}, {"hoverinfo": "text", "mode": "lines+text", "name": "9128286B1", "text": ["", "9128286B1"], "textposition": "top center", "type": "scatter3d", "x": [0, 0.08109], "y": [0, 0.04585], "z": [0, -0.05492]}, {"hoverinfo": "text", "mode": "lines+text", "name": "9128286T2", "text": ["", "9128286T2"], "textposition": "top center", "type": "scatter3d", "x": [0, 0.08028], "y": [0, 0.0495], "z": [0, -0.06019]}, {"hoverinfo": "text", "mode": "lines+text", "name": "912828YB0", "text": ["", "912828YB0"], "textposition": "top center", "type": "scatter3d", "x": [0, 0.07922], "y": [0, 0.09913], "z": [0, -0.0473]}, {"hoverinfo": "text", "mode": "lines+text", "name": "912828YS3", "text": ["", "912828YS3"], "textposition": "top center", "type": "scatter3d", "x": [0, 0.07518], "y": [0, 0.113], "z": [0, -0.04803]}, {"hoverinfo": "text", "mode": "lines+text", "name": "912828Z94", "text": ["", "912828Z94"], "textposition": "top center", "type": "scatter3d", "x": [0, 0.07694], "y": [0, 0.06418], "z": [0, -0.06724]}, {"hoverinfo": "text", "mode": "lines+text", "name": "912828ZQ6", "text": ["", "912828ZQ6"], "textposition": "top center", "type": "scatter3d", "x": [0, 0.07673], "y": [0, 0.06328], "z": [0, -0.07305]}, {"hoverinfo": "text", "mode": "lines+text", "name": "91282CAE1", "text": ["", "91282CAE1"], "textposition": "top center", "type": "scatter3d", "x": [0, 0.07578], "y": [0, 0.07263], "z": [0, -0.076]}, {"hoverinfo": "text", "mode": "lines+text", "name": "91282CAV3", "text": ["", "91282CAV3"], "textposition": "top center", "type": "scatter3d", "x": [0, 0.07419], "y": [0, 0.09416], "z": [0, -0.06837]}, {"hoverinfo": "text", "mode": "lines+text", "name": "91282CBL4", "text": ["", "91282CBL4"], "textposition": "top center", "type": "scatter3d", "x": [0, 0.07289], "y": [0, 0.1308], "z": [0, -0.05953]}, {"hoverinfo": "text", "mode": "lines+text", "name": "91282CCB5", "text": ["", "91282CCB5"], "textposition": "top center", "type": "scatter3d", "x": [0, 0.07182], "y": [0, 0.1114], "z": [0, -0.06824]}, {"hoverinfo": "text", "mode": "lines+text", "name": "91282CCS8", "text": ["", "91282CCS8"], "textposition": "top center", "type": "scatter3d", "x": [0, 0.07074], "y": [0, 0.1167], "z": [0, -0.06883]}, {"hoverinfo": "text", "mode": "lines+text", "name": "91282CDJ7", "text": ["", "91282CDJ7"], "textposition": "top center", "type": "scatter3d", "x": [0, 0.07051], "y": [0, 0.1193], "z": [0, -0.07072]}, {"hoverinfo": "text", "mode": "lines+text", "name": "91282CDY4", "text": ["", "91282CDY4"], "textposition": "top center", "type": "scatter3d", "x": [0, 0.06958], "y": [0, 0.1241], "z": [0, -0.07308]}, {"hoverinfo": "text", "mode": "lines+text", "name": "91282CEP2", "text": ["", "91282CEP2"], "textposition": "top center", "type": "scatter3d", "x": [0, 0.06987], "y": [0, 0.1179], "z": [0, -0.07412]}, {"hoverinfo": "text", "mode": "lines+text", "name": "91282CFF3", "text": ["", "91282CFF3"], "textposition": "top center", "type": "scatter3d", "x": [0, 0.06877], "y": [0, 0.1263], "z": [0, -0.07444]}, {"hoverinfo": "text", "mode": "lines+text", "name": "91282CFV8", "text": ["", "91282CFV8"], "textposition": "top center", "type": "scatter3d", "x": [0, 0.06861], "y": [0, 0.124], "z": [0, -0.07424]}], "layout": {"height": 1050, "scene": {"aspectmode": "manual", "aspectratio": {"x": 2, "y": 2, "z": 1}, "xaxis": {"title": {"text": "PC1 (98.49%)"}}, "yaxis": {"title": {"text": "PC3 (0.12%)"}}, "zaxis": {"title": {"text": "PC2 (1.27%)"}}}, "title": {"text": "Interactive 3D PCA Biplot of CT Yields"}, "width": 1300, "xaxis": {"showspikes": true, "spikecolor": "white", "spikemode": "across", "spikesnap": "cursor"}, "yaxis": {"showspikes": true, "spikecolor": "white", "spikesnap": "cursor", "spikethickness": 0.5}}}
